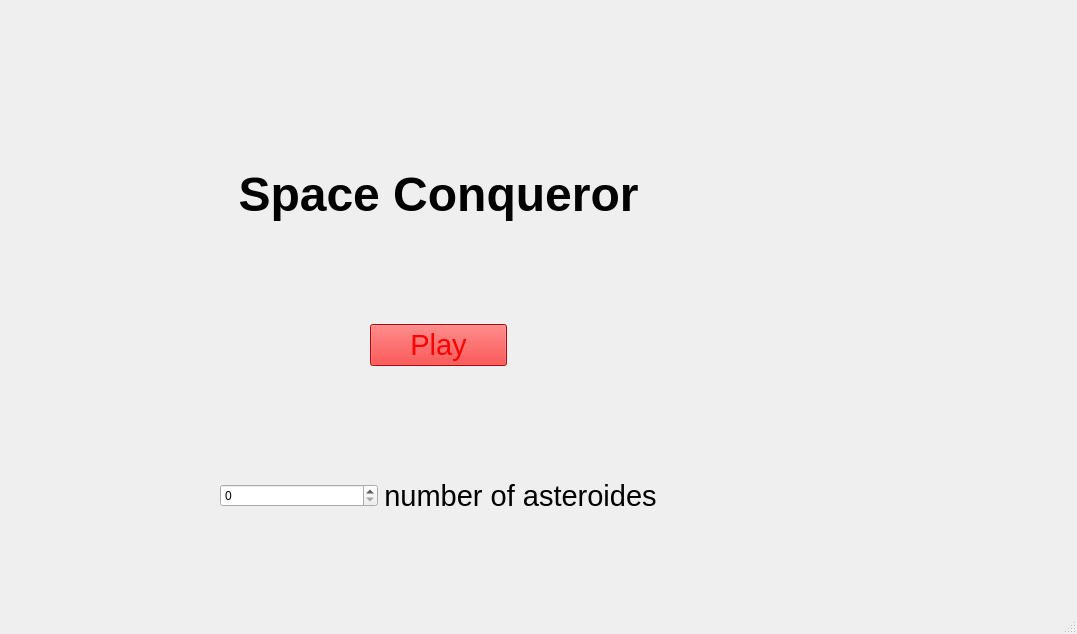
<?xml version="1.0" encoding="UTF-8"?>
<ui version="4.0">
 <class>MainWindow</class>
 <widget class="QMainWindow" name="MainWindow">
  <property name="geometry">
   <rect>
    <x>0</x>
    <y>0</y>
    <width>1077</width>
    <height>634</height>
   </rect>
  </property>
  <property name="windowTitle">
   <string>MainWindow</string>
  </property>
  <widget class="QWidget" name="centralwidget">
   <property name="autoFillBackground">
    <bool>false</bool>
   </property>
   <widget class="QLabel" name="label">
    <property name="geometry">
     <rect>
      <x>0</x>
      <y>-80</y>
      <width>1131</width>
      <height>661</height>
     </rect>
    </property>
    <property name="text">
     <string/>
    </property>
   </widget>
   <widget class="QWidget" name="verticalLayoutWidget">
    <property name="geometry">
     <rect>
      <x>170</x>
      <y>50</y>
      <width>537</width>
      <height>490</height>
     </rect>
    </property>
    <layout class="QVBoxLayout" name="verticalLayout">
     <item>
      <spacer name="verticalSpacer_3">
       <property name="orientation">
        <enum>Qt::Vertical</enum>
       </property>
       <property name="sizeType">
        <enum>QSizePolicy::Fixed</enum>
       </property>
       <property name="sizeHint" stdset="0">
        <size>
         <width>20</width>
         <height>100</height>
        </size>
       </property>
      </spacer>
     </item>
     <item>
      <widget class="QLabel" name="title">
       <property name="font">
        <font>
         <pointsize>36</pointsize>
         <bold>true</bold>
        </font>
       </property>
       <property name="styleSheet">
        <string notr="true"/>
       </property>
       <property name="frameShape">
        <enum>QFrame::NoFrame</enum>
       </property>
       <property name="text">
        <string>Space Conqueror</string>
       </property>
       <property name="alignment">
        <set>Qt::AlignCenter</set>
       </property>
      </widget>
     </item>
     <item>
      <spacer name="verticalSpacer">
       <property name="orientation">
        <enum>Qt::Vertical</enum>
       </property>
       <property name="sizeType">
        <enum>QSizePolicy::Fixed</enum>
       </property>
       <property name="sizeHint" stdset="0">
        <size>
         <width>20</width>
         <height>80</height>
        </size>
       </property>
      </spacer>
     </item>
     <item>
      <layout class="QHBoxLayout" name="horizontalLayout_2">
       <item>
        <spacer name="horizontalSpacer_3">
         <property name="orientation">
          <enum>Qt::Horizontal</enum>
         </property>
         <property name="sizeType">
          <enum>QSizePolicy::Fixed</enum>
         </property>
         <property name="sizeHint" stdset="0">
          <size>
           <width>200</width>
           <height>20</height>
          </size>
         </property>
        </spacer>
       </item>
       <item>
        <widget class="QPushButton" name="playButton">
         <property name="palette">
          <palette>
           <active>
            <colorrole role="WindowText">
             <brush brushstyle="SolidPattern">
              <color alpha="255">
               <red>255</red>
               <green>0</green>
               <blue>0</blue>
              </color>
             </brush>
            </colorrole>
            <colorrole role="Button">
             <brush brushstyle="SolidPattern">
              <color alpha="255">
               <red>255</red>
               <green>0</green>
               <blue>0</blue>
              </color>
             </brush>
            </colorrole>
            <colorrole role="Text">
             <brush brushstyle="SolidPattern">
              <color alpha="255">
               <red>255</red>
               <green>0</green>
               <blue>0</blue>
              </color>
             </brush>
            </colorrole>
            <colorrole role="ButtonText">
             <brush brushstyle="SolidPattern">
              <color alpha="255">
               <red>255</red>
               <green>0</green>
               <blue>0</blue>
              </color>
             </brush>
            </colorrole>
            <colorrole role="Base">
             <brush brushstyle="SolidPattern">
              <color alpha="255">
               <red>255</red>
               <green>0</green>
               <blue>0</blue>
              </color>
             </brush>
            </colorrole>
            <colorrole role="Window">
             <brush brushstyle="SolidPattern">
              <color alpha="255">
               <red>255</red>
               <green>0</green>
               <blue>0</blue>
              </color>
             </brush>
            </colorrole>
            <colorrole role="PlaceholderText">
             <brush brushstyle="SolidPattern">
              <color alpha="255">
               <red>255</red>
               <green>0</green>
               <blue>0</blue>
              </color>
             </brush>
            </colorrole>
           </active>
           <inactive>
            <colorrole role="WindowText">
             <brush brushstyle="SolidPattern">
              <color alpha="255">
               <red>255</red>
               <green>0</green>
               <blue>0</blue>
              </color>
             </brush>
            </colorrole>
            <colorrole role="Button">
             <brush brushstyle="SolidPattern">
              <color alpha="255">
               <red>255</red>
               <green>0</green>
               <blue>0</blue>
              </color>
             </brush>
            </colorrole>
            <colorrole role="Text">
             <brush brushstyle="SolidPattern">
              <color alpha="255">
               <red>255</red>
               <green>0</green>
               <blue>0</blue>
              </color>
             </brush>
            </colorrole>
            <colorrole role="ButtonText">
             <brush brushstyle="SolidPattern">
              <color alpha="255">
               <red>255</red>
               <green>0</green>
               <blue>0</blue>
              </color>
             </brush>
            </colorrole>
            <colorrole role="Base">
             <brush brushstyle="SolidPattern">
              <color alpha="255">
               <red>255</red>
               <green>0</green>
               <blue>0</blue>
              </color>
             </brush>
            </colorrole>
            <colorrole role="Window">
             <brush brushstyle="SolidPattern">
              <color alpha="255">
               <red>255</red>
               <green>0</green>
               <blue>0</blue>
              </color>
             </brush>
            </colorrole>
            <colorrole role="PlaceholderText">
             <brush brushstyle="SolidPattern">
              <color alpha="255">
               <red>255</red>
               <green>0</green>
               <blue>0</blue>
              </color>
             </brush>
            </colorrole>
           </inactive>
           <disabled>
            <colorrole role="WindowText">
             <brush brushstyle="SolidPattern">
              <color alpha="255">
               <red>255</red>
               <green>0</green>
               <blue>0</blue>
              </color>
             </brush>
            </colorrole>
            <colorrole role="Button">
             <brush brushstyle="SolidPattern">
              <color alpha="255">
               <red>255</red>
               <green>0</green>
               <blue>0</blue>
              </color>
             </brush>
            </colorrole>
            <colorrole role="Text">
             <brush brushstyle="SolidPattern">
              <color alpha="255">
               <red>255</red>
               <green>0</green>
               <blue>0</blue>
              </color>
             </brush>
            </colorrole>
            <colorrole role="ButtonText">
             <brush brushstyle="SolidPattern">
              <color alpha="255">
               <red>255</red>
               <green>0</green>
               <blue>0</blue>
              </color>
             </brush>
            </colorrole>
            <colorrole role="Base">
             <brush brushstyle="SolidPattern">
              <color alpha="255">
               <red>255</red>
               <green>0</green>
               <blue>0</blue>
              </color>
             </brush>
            </colorrole>
            <colorrole role="Window">
             <brush brushstyle="SolidPattern">
              <color alpha="255">
               <red>255</red>
               <green>0</green>
               <blue>0</blue>
              </color>
             </brush>
            </colorrole>
            <colorrole role="PlaceholderText">
             <brush brushstyle="SolidPattern">
              <color alpha="255">
               <red>255</red>
               <green>0</green>
               <blue>0</blue>
              </color>
             </brush>
            </colorrole>
           </disabled>
          </palette>
         </property>
         <property name="font">
          <font>
           <pointsize>22</pointsize>
          </font>
         </property>
         <property name="autoFillBackground">
          <bool>false</bool>
         </property>
         <property name="styleSheet">
          <string notr="true">QPushButton { background-color: red;color: rgb(255, 0, 0)}</string>
         </property>
         <property name="text">
          <string>Play</string>
         </property>
        </widget>
       </item>
       <item>
        <spacer name="horizontalSpacer_4">
         <property name="orientation">
          <enum>Qt::Horizontal</enum>
         </property>
         <property name="sizeType">
          <enum>QSizePolicy::Fixed</enum>
         </property>
         <property name="sizeHint" stdset="0">
          <size>
           <width>200</width>
           <height>20</height>
          </size>
         </property>
        </spacer>
       </item>
      </layout>
     </item>
     <item>
      <spacer name="verticalSpacer_2">
       <property name="orientation">
        <enum>Qt::Vertical</enum>
       </property>
       <property name="sizeType">
        <enum>QSizePolicy::Fixed</enum>
       </property>
       <property name="sizeHint" stdset="0">
        <size>
         <width>20</width>
         <height>80</height>
        </size>
       </property>
      </spacer>
     </item>
     <item>
      <layout class="QHBoxLayout" name="horizontalLayout">
       <item>
        <spacer name="horizontalSpacer_2">
         <property name="orientation">
          <enum>Qt::Horizontal</enum>
         </property>
         <property name="sizeType">
          <enum>QSizePolicy::Fixed</enum>
         </property>
         <property name="sizeHint" stdset="0">
          <size>
           <width>50</width>
           <height>20</height>
          </size>
         </property>
        </spacer>
       </item>
       <item>
        <widget class="QSpinBox" name="spinBox"/>
       </item>
       <item>
        <widget class="QLabel" name="asteroideNumber">
         <property name="font">
          <font>
           <pointsize>22</pointsize>
          </font>
         </property>
         <property name="text">
          <string>number of asteroides</string>
         </property>
         <property name="alignment">
          <set>Qt::AlignCenter</set>
         </property>
        </widget>
       </item>
       <item>
        <spacer name="horizontalSpacer">
         <property name="orientation">
          <enum>Qt::Horizontal</enum>
         </property>
         <property name="sizeType">
          <enum>QSizePolicy::Fixed</enum>
         </property>
         <property name="sizeHint" stdset="0">
          <size>
           <width>50</width>
           <height>20</height>
          </size>
         </property>
        </spacer>
       </item>
      </layout>
     </item>
    </layout>
   </widget>
  </widget>
  <widget class="QMenuBar" name="menubar">
   <property name="geometry">
    <rect>
     <x>0</x>
     <y>0</y>
     <width>1077</width>
     <height>26</height>
    </rect>
   </property>
  </widget>
  <widget class="QStatusBar" name="statusbar"/>
 </widget>
 <resources/>
 <connections/>
</ui>
